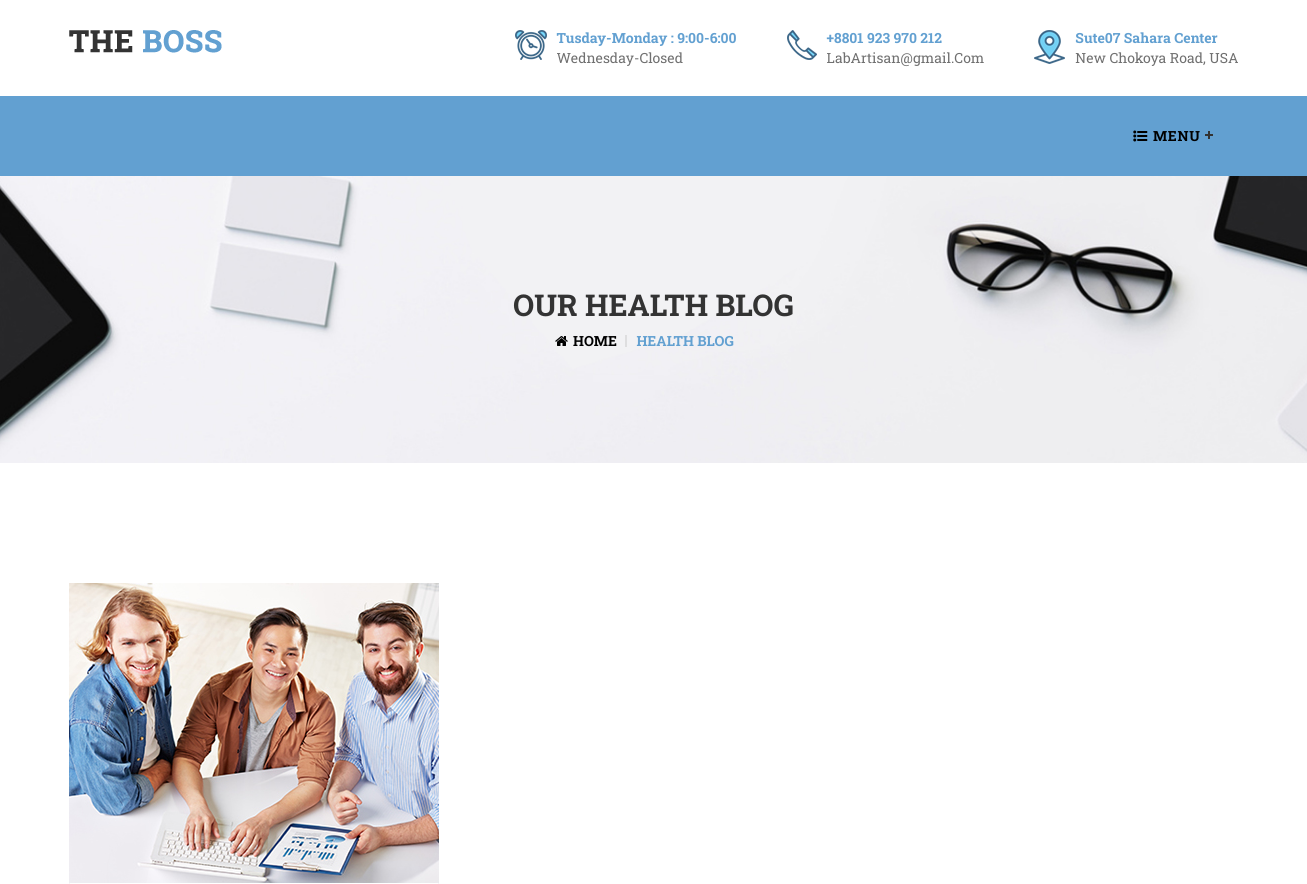
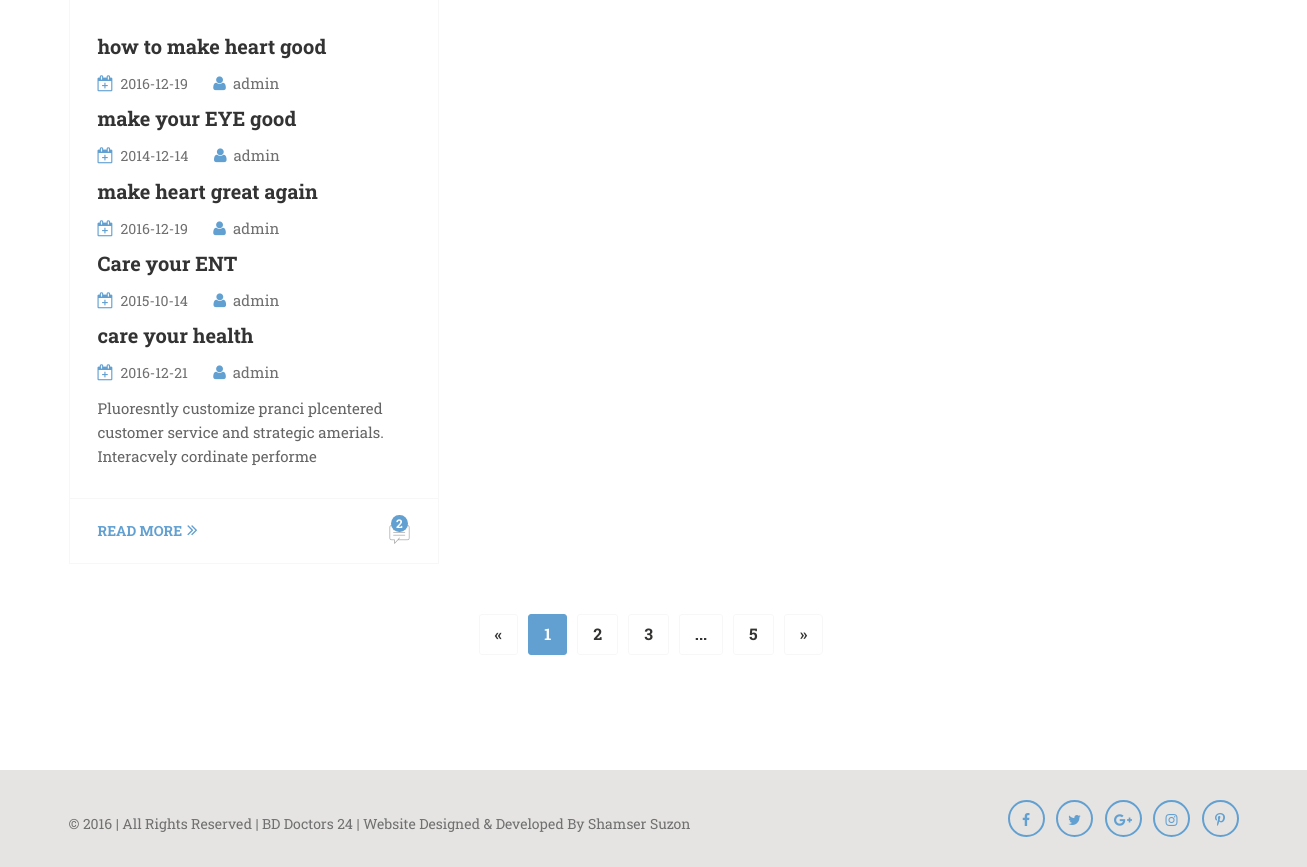
/archive.php, run on the app's committed database (2 pictures, top to bottom).
### tables this page shows
CREATE TABLE `blog` (
  `id` int(10) NOT NULL,
  `post_by` varchar(100) DEFAULT NULL,
  `b_title` varchar(10000) DEFAULT NULL,
  `short_note` mediumtext NOT NULL,
  `m_content` text,
  `category` varchar(100) DEFAULT NULL,
  `f_image` varchar(100) NOT NULL,
  `date` varchar(100) DEFAULT NULL,
  `time` varchar(100) DEFAULT NULL
);

### archive.php (the view, shortened to what this page needs)
<!doctype html>
<html class="no-js" lang="en">
<?php include ('connection.php');
extract($_POST);
extract($_GET);
?>
<head>
        <link rel="stylesheet" href="assets/css/normalize.css">
        <link rel="stylesheet" href="assets/css/main.css">
        <link rel="stylesheet" href="assets/css/bootstrap.min.css">
		<link rel="stylesheet" href="assets/font/flaticon.css">
		<link rel="stylesheet" href="assets/css/font-awesome.min.css">
		<link rel="stylesheet" href="assets/css/camera.css">
		<link rel="stylesheet" href="assets/css/animate.css">
		<link rel="stylesheet" href="assets/css/jquery.fancybox.css">
		<link rel="stylesheet" href="assets/css/swiper.min.css" />
		<link rel="stylesheet" href="assets/css/jquery.nstSlider.css" />
		<link rel="stylesheet" href="assets/css/flexslider.css" />
		<link rel="stylesheet" href="assets/css/style.css" />
		<link rel="stylesheet" href="assets/css/responsive.css" />
    </head>
    <body>
		<header>
			<?php include ('header.php'); ?>
		</header>
		<section class="breadcrumb-section section">
			<div class="container">
				<div class="breadcrumb-area">
					<h2 class="breadcrumb-title">our Health Blog</h2>
					<ul class="breadcrumb-ul">
					  <li><a href="#">Home</a></li>
					  <li class="active-breadcrumb">Health Blog</li>
					</ul>
				</div>
			</div>
		</section>
		<section class="section home-blog-section single-blog-page">
			<div class="container">
				<div class="row">
					<div class="row">
						<div class="col-sm-4 col-xs-12">
							<div class="single-blog-box">
								<div class="single-blog-box-img">
									<a href="blog-single-page.php"><img src="images/home-blog-one.jpg" alt="" /></a>
								</div>
								<div class="blog-content">
                                    <?php
                                    $sql="select * from blog WHERE date like '%$yr%'";
                                    $result=mysqli_query($con,$sql);
                                    while ($row=mysqli_fetch_array($result)) {
                                        ?>
                                        <h3><a href="blog-single-page.php?id=<?php echo $row['id']?>"><?php echo $row['b_title'] ?> </a></h3>
                                        <div class="post-meta">
                                            <span><i class="fa fa-calendar-plus-o" aria-hidden="true"></i><?php echo $row['date'] ?></span>
                                            <span><i class="fa fa-user" aria-hidden="true"></i><a
                                                        href="#"><?php echo $row['post_by'] ?></a></span>
                                        </div>
                                        <?php
                                    }?>
									<div class="post-excerpt">
										<p>Pluoresntly customize pranci plcentered  customer service and strategic amerials. Interacvely cordinate performe</p>
									</div>
								</div>
								<div class="read-more-box">
									<a href="blog-single-page.php" class="read-more">read more<i class="fa fa-angle-double-right" aria-hidden="true"></i></a>
									<div class="comment-count">
										<span class="comment-number">2</span>
										<span class="flaticon-interface"></span>
									</div>
								</div>
							</div>
						</div>
				</div>
				<div class="row">
					<div class="pagination-div">
						<ul class="pagination">
							<li class="disabled"><a href="#" aria-label="Previous"><span aria-hidden="true">&laquo;</span></a></li>
							<li class="active"><a href="#">1</a></li>
							<li><a href="#">2</a></li>
							<li><a href="#">3</a></li>
							<li><a href="#" class="pagination-dot-dot">...</a></li>
							<li><a href="#">5</a></li>
							<li><a href="#" aria-label="Next"><span aria-hidden="true">»</span></a></li>
						</ul>
					</div>
				</div>
				</div>
			</div>
		</section>
			<div class="footer-bottom">
				<div class="container">
					<div class="row">
						<div class="copyright-text">
							<p>&copy; 2016 | All Rights Reserved | <a href="index.html">BD Doctors 24</a> | Website Designed & Developed By <a target="_blank" href="http://shamsersindex.com/">Shamser Suzon</a></p>
						</div>
						<div class="social-icon">
							<ul>
								<li><a href="#"><i class="fa fa-facebook" aria-hidden="true"></i></a></li>
								<li><a href="#"><i class="fa fa-twitter" aria-hidden="true"></i></a></li>
								<li><a href="#"><i class="fa fa-google-plus" aria-hidden="true"></i></a></li>
								<li><a href="#"><i class="fa fa-instagram" aria-hidden="true"></i></a></li>
								<li><a href="#"><i class="fa fa-pinterest-p" aria-hidden="true"></i></a></li>
							</ul>
						</div>
					</div>
				</div>
			</div>
    </body>
</html>

### assets/css/main.css (style rules this page uses)
html { color: #222; font-size: 16px; line-height: 1.4; }
audio, canvas, iframe, img, svg, video { vertical-align: middle; }

### data on the page
blog: b_title "how to make heart good", date "2016-12-19", post_by "admin"
blog: b_title "make your EYE good", date "2014-12-14", post_by "admin"
blog: b_title "make heart great again", date "2016-12-19", post_by "admin"
blog: b_title "Care your ENT", date "2015-10-14", post_by "admin"
blog: b_title "care your health", date "2016-12-21", post_by "admin"
